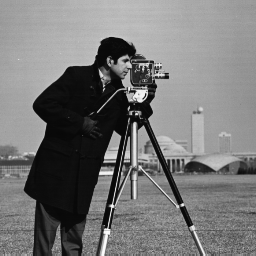
#> input picture FPM_code/Resources/cameraman.tif, 256 x 256 px, found by its file name
$ jupyter execute --allow-errors FPM_all.ipynb   (shell and % lines are left out)
#> lines starting #> are read from the running program, lines starting #| are printed output that depends on the picture
### FPM_code/FPMpkg/fpm_frame.py
import numpy as np
from numpy.fft import fft2, ifft2, fftshift, ifftshift
from FPMpkg.fpm_config import IndexSequence, IlluminatePlane, IterationCore
# import matplotlib.pyplot as plt
from skimage.transform import resize
from skimage import io
# import os


class FPMRecover:

    def __init__(self, amplitude, phase, wavelength=632.8e-9, sampling_size=2.75e-6,
                 sampling_image_size=64, na=0.08, z_aber=0.0):
        self.wavelength = wavelength
        self.sampling_size = sampling_size
        self.NA = na
        self.m_s, self.n_s = sampling_image_size, sampling_image_size
        self.k0 = 2 * np.pi / wavelength
        self.cutoff_frequency = self.NA * self.k0
        self.illuminate_plane()
        self._object_plane(amplitude, phase)
        self.pupil_plane(z_aber)
        self.image_sequences()

    def illuminate_plane(self):
        illu_obj = IlluminatePlane(self.k0)
        self.kx_illu, self.ky_illu = illu_obj.kx_illu, illu_obj.ky_illu

    def _object_plane(self, amplitude, phase):
        # object size == image size: m * pixel_size == m_s * sampling_size
        self.object = amplitude * np.exp(1j * phase)
        [self.m, self.n] = self.object.shape  # object pixel number
        self.pixel_size = self.m_s * self.sampling_size / self.m  # object plane pixel size
        self.dkx = 2 * np.pi / (self.pixel_size * self.n)
        self.dky = 2 * np.pi / (self.pixel_size * self.m)
        # notice: maximum resolvabel wavelength: pixel_size * pixel_number
        #         minimum resolvabel frequence: 2 * pi / pixel_size * pixel_number
        kmax_s = np.pi / self.sampling_size
        [self.kx_s, self.ky_s] = np.meshgrid(np.linspace(-kmax_s, kmax_s, self.n_s),
                                             -np.linspace(-kmax_s, kmax_s, self.m_s))
        self.object_recover = np.ones((self.m, self.n))
        self.object_recover_FT = fftshift(fft2(self.object_recover))

    def pupil_plane(self, z):
        self.CTF = self.kx_s ** 2 + self.ky_s ** 2 < self.cutoff_frequency ** 2
        kzm = np.sqrt(self.k0**2-self.kx_s**2-self.ky_s**2)
        # phase delay for first item and amplitude attenuation for second item
        # in this instance the amplitude attenuation is zero in all position
        self.pupil = np.exp(1j*z*np.real(kzm))*np.exp(-abs(z)*abs(np.imag(kzm)))

    def image_sequences(self):
        object_ft = fftshift(fft2(self.object))
        width_x, width_y = round(self.n_s / 2), round(self.m_s / 2)
        self.image_seqs = np.zeros((len(self.kx_illu), 64, 64))
        for i in range(len(self.kx_illu)):
            kxc = round(self.n / 2 + self.kx_illu[i] / self.dkx)
            kyc = round(self.m / 2 + self.ky_illu[i] / self.dky)
            kxl, kxh = int(kxc - width_x), int(kxc + width_x)
            kyl, kyh = int(kyc - width_y), int(kyc + width_y)
            image_seqs_ft = (self.m_s/self.m)**2*object_ft[kyl:kyh, kxl:kxh]*self.CTF*self.pupil
            self.image_seqs[i] = abs(ifft2(ifftshift(image_seqs_ft))) ** 2

    # [19 lines left out: function recover_process, not called in this run]


# [10 lines that do not run on import are left out]
    # ck.multi_img(amp=abs(object_recover), pha=np.angle(object_recover))  !! Unavailable

### FPM_code/FPM_all.ipynb
[cell 1]
import numpy as np
from skimage import io
from skimage.transform import resize
import matplotlib.pyplot as plt
from numpy.fft import fft2, ifft2, fftshift, ifftshift
from pprint import pprint
from FPMpkg.fpm_frame import FPMRecover

# FPM(Fourier Pytchography Microscopy) Simulation

----

### 图像读取与全局参数设置
- 读取图片

[cell 2]
cameraman = io.imread("Resources\\cameraman.tif", as_gray=True)
#> cameraman is the input picture: shape (256, 256); min 7, max 253, mean 118.7
westdoor = resize(io.imread("Resources\\westdoor.png", as_gray=True), (256, 256))
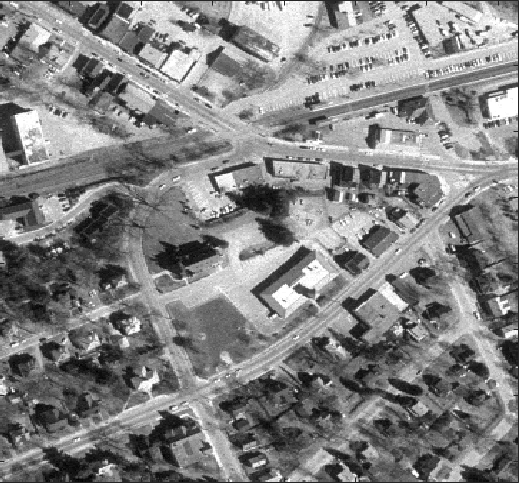
#> input picture FPM_code/Resources/westdoor.png, 519 x 483 px, found by its file name
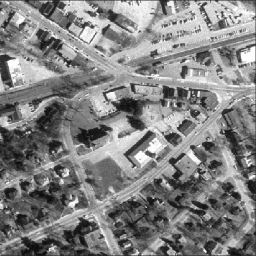
#> westdoor: shape (256, 256) float64; min 0.0224, max 1, mean 0.512
#> (the rest of this cell did not finish here and is left out)

### 导入 FPM 恢复算法框架, 并迭代50次

#> (a cell that did not finish here is left out)

#> in __init__, `self.wavelength = wavelength`: self.wavelength = 6.33e-07
#> (the call stopped at in illuminate_plane, `illu_obj = IlluminatePlane(self.k0)`: FPMpkg is not available in this run)
#> in _object_plane, `self.object_recover_FT = fftshift(fft2(self.object_recover))`: self.object_recover: shape (256, 256) float64; every value is 1

object_recover_list = fpm_init.recover_process(n_loop=50, output_list=True)

### 数据可视化：初始算法结果随迭代次数变化

#> (a cell that did not finish here is left out)
